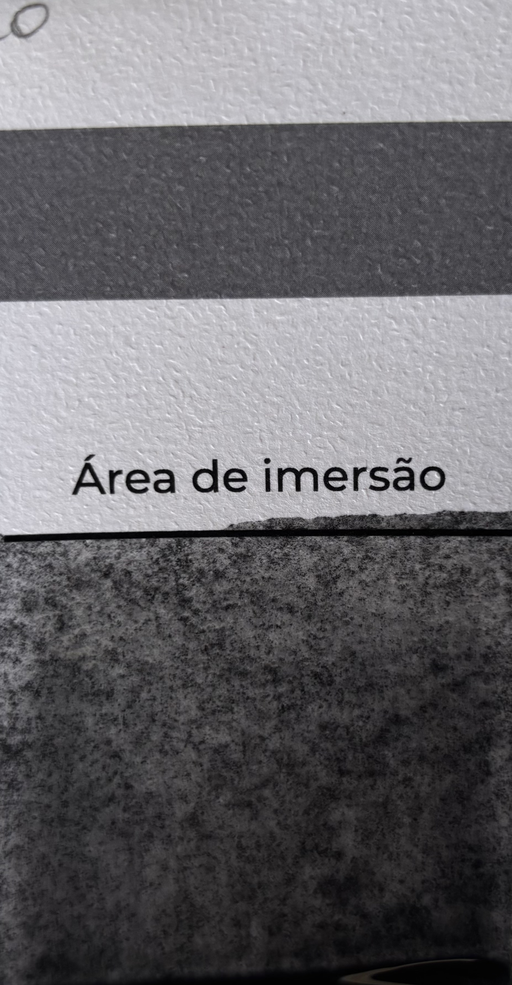
#> input picture images/1_10/IMG_0498.png, 512 x 985 px, shrunk from 1854 x 3564 before the run
$ python test_smart_accuracy.py
#> lines starting #> are read from the running program, lines starting #| are printed output that depends on the picture; after the words box and inside, x2 and y2 are one past the last pixel; in counts of white or black regions, pixels touching at a corner belong together
### image_analyzer.py
import cv2
import numpy as np
from pathlib import Path
from typing import Tuple, Dict, List
import json

class MixtureAnalyzer:
    """Analisa proporção de mistura grafite:água baseado em imagens"""

    def __init__(self, reference_dir: str = "images"):
        self.reference_dir = Path(reference_dir)
        self.target_gray = (119, 119, 119)  # #777777 em RGB
        self.reference_features = {}
        self.load_references()
#> in load_references, img is the input picture: shape (985, 512, 3); mean B, G, R 107.1, 103.4, 104.7

    def correct_color_by_template(self, image: np.ndarray, template_region: Tuple[int, int, int, int]) -> np.ndarray:
        """
        Corrige a iluminação da imagem baseado no gabarito #777777

        Args:
            image: Imagem BGR do OpenCV
            template_region: (x, y, width, height) do gabarito na imagem

        Returns:
            Imagem corrigida
        """
        x, y, w, h = template_region
        template_patch = image[y:y+h, x:x+w]

        # Calcula cor média do gabarito na foto
        mean_color = cv2.mean(template_patch)[:3]  # BGR

        # Converte #777777 para BGR
        target_bgr = (self.target_gray[2], self.target_gray[1], self.target_gray[0])

        # Calcula fator de correção para cada canal
        correction_factors = np.array([
            target_bgr[0] / (mean_color[0] + 1e-6),
            target_bgr[1] / (mean_color[1] + 1e-6),
            target_bgr[2] / (mean_color[2] + 1e-6)
        ])

        # Aplica correção
        corrected = image.astype(np.float32)
        corrected[:, :, 0] *= correction_factors[0]
        corrected[:, :, 1] *= correction_factors[1]
        corrected[:, :, 2] *= correction_factors[2]

        # Limita valores entre 0-255
        corrected = np.clip(corrected, 0, 255).astype(np.uint8)

        return corrected

    def detect_template_region(self, image: np.ndarray) -> Tuple[int, int, int, int]:
        """
        Detecta automaticamente a região do gabarito cinza na parte superior
        Busca especificamente o retângulo cinza #777777, não áreas brancas

        Returns:
            (x, y, width, height) do gabarito detectado
        """
        height, width = image.shape[:2]
        search_region = image[0:int(height * 0.25), :]
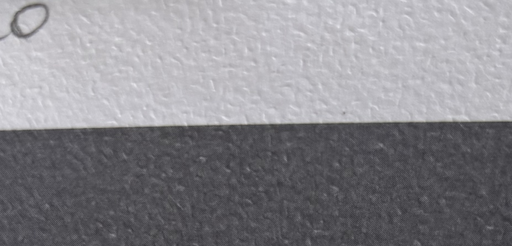
#> search_region: shape (246, 512, 3); mean B, G, R 140.5, 135.4, 136.6

        # Converte para grayscale
        gray = cv2.cvtColor(search_region, cv2.COLOR_BGR2GRAY)

        # Detecta especificamente tons de cinza médio (#777777 = 119)
        # Range: 80-160 (exclui branco >200 e preto <50)
        lower_gray = 80
        upper_gray = 160
        mask = cv2.inRange(gray, lower_gray, upper_gray)
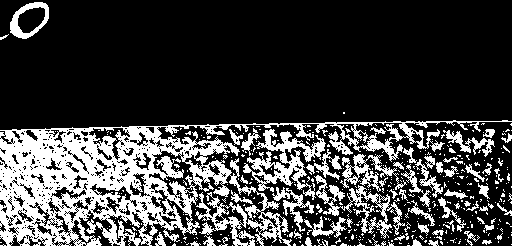
#> mask: shape (246, 512); 25.1% white; 436 white regions (374 under 20 px), largest, box (x1, y1, x2, y2) and area: (0, 120, 512, 246) 20757, (243, 129, 326, 200) 1982, (314, 175, 405, 239) 1353

        # Remove ruído
        kernel = cv2.getStructuringElement(cv2.MORPH_RECT, (5, 5))
        mask = cv2.morphologyEx(mask, cv2.MORPH_CLOSE, kernel)
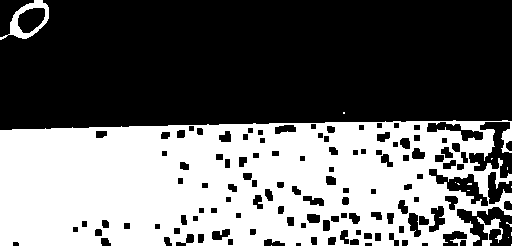
#> mask: shape (246, 512); 41.8% white; 16 white regions (13 under 20 px), largest, box (x1, y1, x2, y2) and area: (0, 120, 512, 246) 51748, (0, 0, 49, 40) 598, (477, 217, 503, 246) 274
        mask = cv2.morphologyEx(mask, cv2.MORPH_OPEN, kernel)
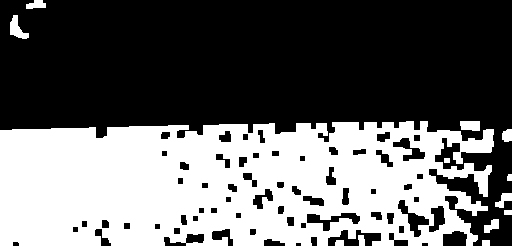
#> mask: shape (246, 512); 40.4% white; 13 white regions

        # Encontra contornos
        contours, _ = cv2.findContours(mask, cv2.RETR_EXTERNAL, cv2.CHAIN_APPROX_SIMPLE)
#> contours = 13 contours; largest, box (x1, y1, x2, y2) and area: (0, 121, 494, 246) 52814, (10, 15, 29, 39) 196, (460, 121, 480, 131) 156, (495, 193, 512, 208) 112, (484, 219, 499, 233) 106

        if contours:
            # Filtra contornos válidos (retangulares e grandes)
            valid_contours = []
            for contour in contours:
                area = cv2.contourArea(contour)
                if area < width * 20:  # Muito pequeno
                    continue

                x, y, w, h = cv2.boundingRect(contour)

                # Valida proporções (retângulo horizontal)
                aspect_ratio = w / (h + 1)
                if aspect_ratio < 2:  # Não é retângulo largo
                    continue

                # Valida tamanho mínimo
                if w < width * 0.3:  # Largura mínima 30% da imagem
                    continue

                # Valida cor média da região (deve ser cinza, não branco)
                region = search_region[y:y+h, x:x+w]
                mean_val = np.mean(region)
                if mean_val > 180 or mean_val < 70:  # Muito claro ou escuro
                    continue

                valid_contours.append((contour, area, x, y, w, h))
#> this loop made 13 passes
#> area on passes 2, 3, 4, 6, 7, 9, 10, 12: 38.5, 51, 106, 112.5, 22.5, 92.5, 156, 196
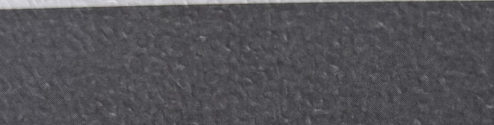
#> region: shape (125, 494, 3); mean B, G, R 87.5, 82.7, 83.7
#> after the loop, valid_contours = 1 item

            if valid_contours:
                # Pega o maior contorno válido
                _, _, x, y, w, h = max(valid_contours, key=lambda c: c[1])
                return (x, y, w, h)

        # Fallback: assume gabarito no topo centralizado
        return (int(width * 0.05), 10, int(width * 0.9), 50)

    def extract_features(self, image: np.ndarray, template_region: Tuple[int, int, int, int]) -> Dict:
        """
        Extrai características da imagem para comparação
        """
        # Corrige iluminação
        corrected = self.correct_color_by_template(image, template_region)

        # Região de interesse (abaixo do gabarito)
        _, ty, _, th = template_region
        roi = corrected[ty + th + 10:, :]  # ROI começa após o gabarito

        # Calcula histograma de cores
        hist_b = cv2.calcHist([roi], [0], None, [32], [0, 256])
        hist_g = cv2.calcHist([roi], [1], None, [32], [0, 256])
        hist_r = cv2.calcHist([roi], [2], None, [32], [0, 256])

        # Normaliza histogramas
        hist_b = hist_b.flatten() / (hist_b.sum() + 1e-6)
        hist_g = hist_g.flatten() / (hist_g.sum() + 1e-6)
        hist_r = hist_r.flatten() / (hist_r.sum() + 1e-6)

        # Calcula estatísticas de cor
        mean_color = cv2.mean(roi)[:3]
        std_color = np.std(roi, axis=(0, 1))

        # Converte para LAB para análise de luminosidade
        lab = cv2.cvtColor(roi, cv2.COLOR_BGR2LAB)
        mean_lab = cv2.mean(lab)[:3]

        return {
            'hist_b': hist_b,
            'hist_g': hist_g,
            'hist_r': hist_r,
            'mean_bgr': mean_color,
            'std_bgr': std_color,
            'mean_lab': mean_lab
        }

    def load_references(self):
        """Carrega e processa todas as imagens de referência"""
        print("Carregando imagens de referência...")

        for ratio_dir in sorted(self.reference_dir.glob("1_*")):
            if not ratio_dir.is_dir():
                continue

            ratio = ratio_dir.name  # ex: "1_5"
            features_list = []

            for img_path in sorted(ratio_dir.glob("*.png")):
                try:
                    img = cv2.imread(str(img_path))
                    if img is None:
                        continue

                    template_region = self.detect_template_region(img)
#> template_region = (0, 121, 494, 125)
                    features = self.extract_features(img, template_region)
#> in correct_color_by_template, `x, y, w, h = template_region`: x = 0; y = 121; w = 494; h = 125
#> in correct_color_by_template, `mean_color = cv2.mean(template_patch)[:3]`: mean_color = (87.53, 82.66, 83.67)
#> in correct_color_by_template, `correction_factors = np.array([ target_bgr[0] / (mean_color[0] + 1e-6)..`: correction_factors = [1.36, 1.44, 1.42]
#> in correct_color_by_template, `corrected[:, :, 0] *= correction_factors[0]`:
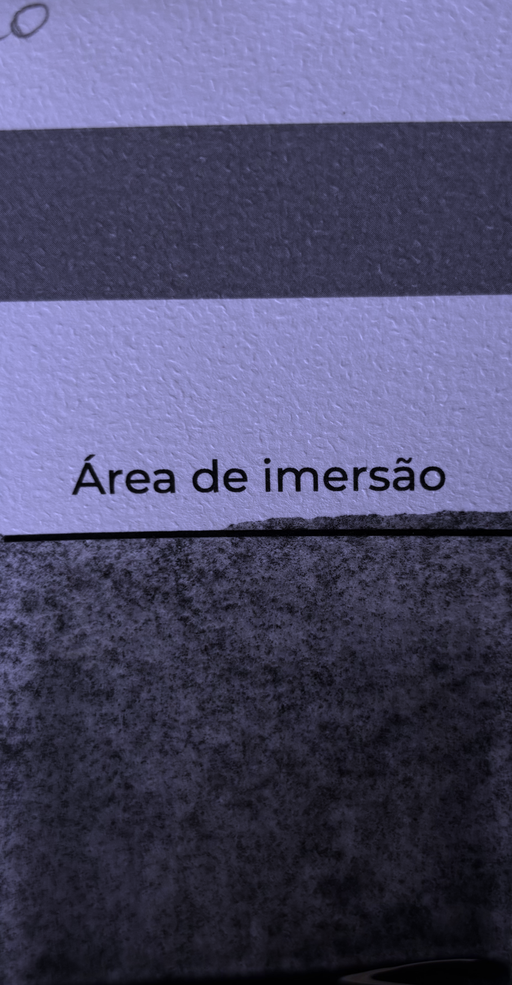
#> corrected: shape (985, 512, 3) float32; mean B, G, R 145.6, 103.4, 104.7; drawn with min black and max white
#> (the rest of the program and of its run is left out)
